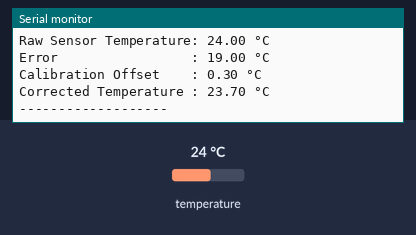
Simulated run of this sketch. Board: ESP32. Shown: the last lines printed to the serial monitor. The test bench sets the inputs (shaded band); at power-on: temperature 24 °C.

Above: at 4.3 s.
4.4 s: temperature set to 12 °C
At 7.0 s:
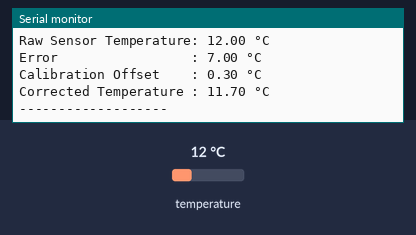
8.1 s: temperature set to 19 °C
At 9.5 s:
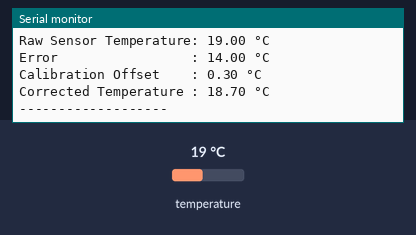
Timing chart, 0 to 11.1 s (numbered marks = the images above; inputs shaded):
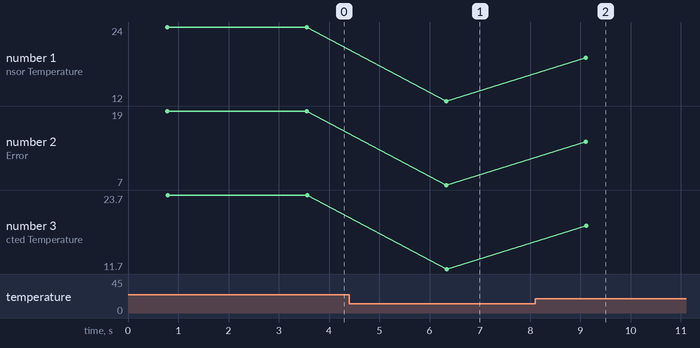

The sketch:

sketch.ino
```cpp
#include <OneWire.h>
#include <DallasTemperature.h>

#define ONE_WIRE_BUS 4

OneWire oneWire(ONE_WIRE_BUS);
DallasTemperature sensors(&oneWire);

// Reference temperature used for calibration
float referenceTemp = 5.00;

// Calibration offset
float calibrationOffset = 0.30;

void setup() {
  Serial.begin(115200);
  sensors.begin();

  Serial.println("DS18B20 Calibration");
  Serial.println("-------------------");
}

void loop() {

  sensors.requestTemperatures();

  // Raw temperature from DS18B20
  float sensorTemp = sensors.getTempCByIndex(0);

  // Calculate error
  float error = sensorTemp - referenceTemp;

  // Apply calibration offset
  float correctedTemp = sensorTemp - calibrationOffset;

  Serial.print("Reference Temperature : ");
  Serial.print(referenceTemp, 2);
  Serial.println(" °C");

  Serial.print("Raw Sensor Temperature: ");
  Serial.print(sensorTemp, 2);
  Serial.println(" °C");

  Serial.print("Error                 : ");
  Serial.print(error, 2);
  Serial.println(" °C");

  Serial.print("Calibration Offset    : ");
  Serial.print(calibrationOffset, 2);
  Serial.println(" °C");

  Serial.print("Corrected Temperature : ");
  Serial.print(correctedTemp, 2);
  Serial.println(" °C");

  Serial.println("-------------------");

  delay(2000);
}
```

Measured:
- after the input at 4.4 s, the serial monitor: prints a new line after 1.9 s (image 1)
- after the input at 8.1 s, the serial monitor: prints a new line after 1.0 s (image 2)
- plotted number 1: 24 → 12 after the input at 4.4 s, 12 → 19 after the input at 8.1 s
- plotted number 2: 19 → 7 after the input at 4.4 s, 7 → 14 after the input at 8.1 s
- plotted number 3: 23.7 → 11.7 after the input at 4.4 s, 11.7 → 18.7 after the input at 8.1 s
